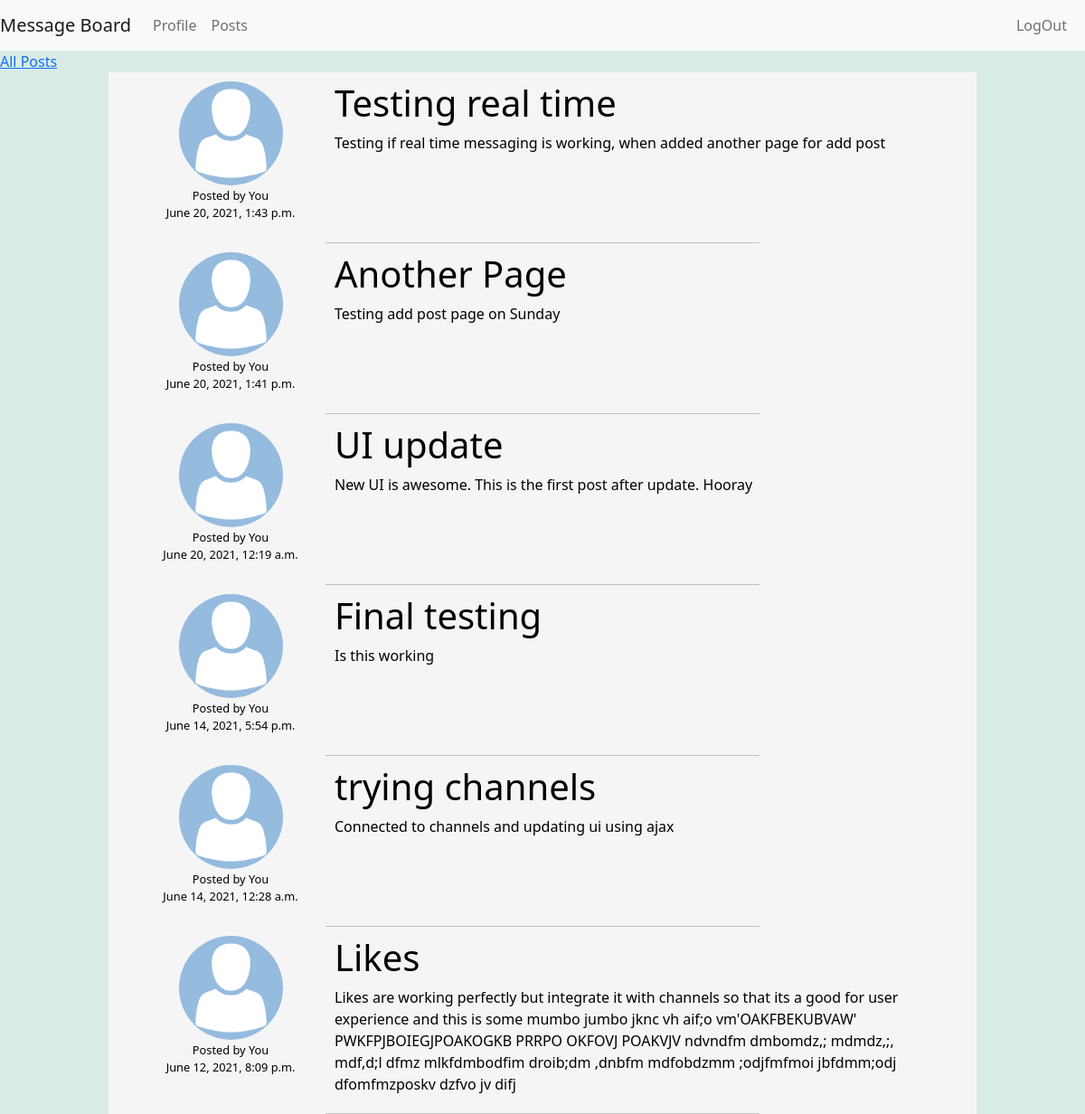
The app's page /my_posts (signed in) with its own data.
### post/models.py (models this page shows, shortened)
class Post(models.Model):
    title = models.CharField(max_length = 100)
    content = models.TextField()
    date_posted = models.DateTimeField(default = timezone.now)
    author = models.ForeignKey(User, on_delete = models.CASCADE, related_name="posts")
    liked_users = models.ManyToManyField(User, related_name="liked_posts")

### users/models.py (models this page shows, shortened)
class Profile(models.Model):
    user = models.OneToOneField(User, related_name="profile", on_delete=models.CASCADE)
    profile_pic = models.ImageField(upload_to="profile_pics/", default="avatar.png")
    bio = models.TextField(default="No bio")

### post/views.py (the view)
# urls.py: path("my_posts", views.my_posts, name="my_posts"),
@login_required(login_url="users:login")
def my_posts(request):
    posts =  request.user.posts.all().order_by("-date_posted")
    return render(request, "post/index.html", {
        "posts" : posts,
        "message": "You haven't posted anything yet. Add your first post!!",
        "index": False
    })

### post/templates/post/index.html (shortened to what this page needs)
{% extends "post/layout.html" %}
{% block content %}
    {% if index %}
        <form add="{% url 'post:add_post' %}" method="POST">
            {% csrf_token %}
            {{form}}
            <input type="submit" value="Add">
        </form>
        <a href="{% url 'post:my_posts' %}">Your posts</a>
        <a href="{% url 'users:index' %}">Home</a>
    {% else %}
        <a href="{% url 'post:index' %}">All Posts</a>
    {% endif %}
    <div class="post-container">
        {% for post in posts %}
            <a href="{% url 'post:view_post' post.id %}" class="post_link">
                <div class="post">
                    <div class="post_user">
                        <img src="{{post.author.profile.profile_pic.url}}" class='post_pic' loading="lazy">
                        <div class="details">
                            <div class="author"> Posted by
                                {% if request.user == post.author %}
                                    You
                                {% else %}
                                    {{ post.author.first_name}}
                                {% endif %}
                            </div>
                            <div class="date"> {{ post.date_posted }} </div>
                        </div>
                    </div>
                    <div class="post_content">
                        <h1 class="title"> {{ post.title }} </h1>
                        <div class="content"> {{ post.content }} </div>
                    </div>
                </div>
            </a>
            <hr style="width:50%; margin: auto; color:rgb(37, 32, 32);">
        {% empty %}
            <div class="empty">
                <h1> {{message}}</h1>
                <a href="{% url 'post:add_post' %}">Add post</a>
            </div>
        {% endfor %}
    </div>
{% endblock %}

### post/static/post/styles.css (style rules this page uses)
* { margin: 0; box-sizing: border-box; }
body, .empty { background-color: #d8ebe4; }
.post, .post-view { display: block; color: black; position: relative; -webkit-margin-collapse: collapse; margin-bottom: 10px; padding: 10px 20px 10px; transition: all 0.3s ease-in-out; }
.post-container { position: relative; margin: 0 10%; background-color: whitesmoke; animation-name: example; animation-duration: 1s; }
.post_link { text-decoration: none; }
.post_pic { height: 100%; width: 50%; background-size: contain; border-radius: 50%; }
.details, .details-1 { font-weight: 500; font-size: .8em; margin: 1% 0; }
.post_user, .post_content { position: relative; display: inline-block; }
.post_user { width: 25%; text-align: center; }
.post_content { width: 70%; }
.post, .post-view, .comment { display: flex; justify-content:flex-start; align-items: flex-start; flex-wrap: wrap; }

### records on screen
Post: author.profile.profile_pic (placeholder picture), shows "You", date_posted "June 20, 2021, 1:43 p.m.", title "Testing real time", content "Testing if real time messaging is working, when added another page for add post"
Post: author.profile.profile_pic (placeholder picture), shows "You", date_posted "June 20, 2021, 1:41 p.m.", title "Another Page", content "Testing add post page on Sunday"
Post: author.profile.profile_pic (placeholder picture), shows "You", date_posted "June 20, 2021, 12:19 a.m.", title "UI update", content "New UI is awesome. This is the first post after update. Hooray"
Post: author.profile.profile_pic (placeholder picture), shows "You", date_posted "June 14, 2021, 5:54 p.m.", title "Final testing", content "Is this working"
Post: author.profile.profile_pic (placeholder picture), shows "You", date_posted "June 14, 2021, 12:28 a.m.", title "trying channels", content "Connected to channels and updating ui using ajax"
Post: author.profile.profile_pic (placeholder picture), shows "You", date_posted "June 12, 2021, 8:09 p.m.", title "Likes", content "Likes are working perfectly but integrate it with channels so that its a good for user experience and this is some mumbo jumbo jknc vh aif;o vm'OAKFBEKUBVAW' PWKFPJBOIEGJPOAKOGKB PRRPO OKFOVJ POAKVJV ndvndfm dmbomdz,; mdmdz,;, mdf,d;l dfmz mlkfdmbodfim droib;dm ,dnbfm mdfobdzmm ;odjfmfmoi jbfdmm;odj dfomfmzposkv dzfvo jv difj"
